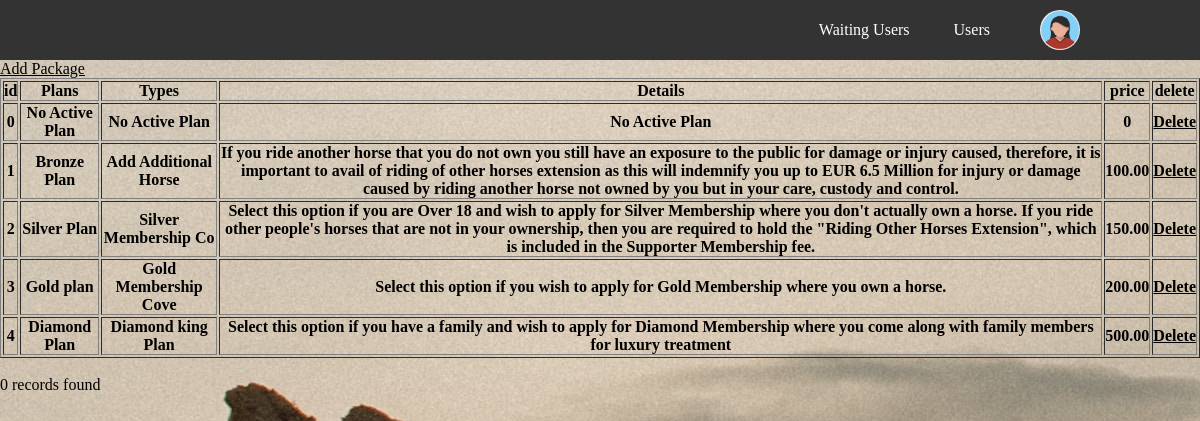
The app's page /listpackage.php (signed in) with its own data.
### tables this page shows
CREATE TABLE `memberplans` (
  `id` int(6) NOT NULL,
  `Plans` varchar(20) NOT NULL,
  `Types` varchar(20) NOT NULL,
  `Details` varchar(1000) NOT NULL,
  `price` varchar(6) NOT NULL
);

### listpackage.php (the view, shortened to what this page needs)
<!DOCTYPE html>
<html lang="en">
<head>
    <link rel="stylesheet" href="navbar.css">
</head>
<body background="11.jpg">
<div class="hero">
    <nav>
      <ul>
        <li><a href="./waitingusers.php">Waiting Users</a></li>
        <li><a href="./listusers.php">Users</a></li>
      </ul>
      <?php
      if (isset($_SESSION['username'])) {
      ?>
        <img width="auto" src="user.png" class="user-pic" alt="" onclick="toggleMenu()">
      <?php
      }
      ?>
    </nav>
  </div>
</body>
</html>
<?php
    $localhost = 'localhost';
    $dbuser = 'phpuser';
    $dbpass = 'phppwd';
    $horse = 'phpclub';
    $cnn = @mysqli_connect($localhost, $dbuser, $dbpass, $horse) or exit('Connection failed.' . mysqli_connect_errno());
    $query = "select * from memberplans";
    $stmt = mysqli_stmt_init($cnn);
    mysqli_stmt_prepare($stmt, $query) or exit('Query Error.' . mysqli_stmt_errno($stmt));
    mysqli_stmt_execute($stmt) or exit('Query Execution failed.' . mysqli_stmt_errno($stmt));
    mysqli_stmt_bind_result($stmt, $id, $Plans, $Types, $Details, $price) or exit('Result storage failed.' . mysqli_stmt_errno($stmt));;
    echo '<th scope="col"><a style="color:black" href="./addplan.php">Add Package</a></th>';
    echo '<table class="table table-striped table-hover" border="1"><tr><th>id</th><th>Plans</th><th>Types</th><th>Details</th><th>price</th><th>delete</th></tr>';
    while (mysqli_stmt_fetch($stmt)) {
      echo '<tr>';
      echo '<th scope="col">' . $id . '</th>';
      echo '<th scope="col">' . $Plans . '</th>';
      echo '<th scope="col">' . $Types . '</th>';
      echo '<th scope="col">' . $Details . '</th>';
      echo '<th scope="col">' . $price . '</th>';
      echo "<th scope='col'><a style='color:black' href='./deleteplan.php?id=$id'>Delete</a></th>";
      echo '</tr>';
    }
    echo '</table><br/>';
    echo mysqli_stmt_num_rows($stmt) . ' records found<br/>';
    ?>

### navbar.css (style rules this page uses)
* { margin: 0; padding: 0; font-family: 'Poppins', 'sans-serif'; box-sizing: border-box; }
.hero { width: 100%; background: #eceaff; color: #525252; }
nav { background: #333; width: 100%; padding: 10px 10%; display: flex; align-items: center; justify-content: space-between; position: relative; }
.user-pic { width: 40px; border-radius: 50%; cursor: pointer; margin-left: 30px; }
nav ul { width: 100%; text-align: right; }
nav ul li { display: inline-block; list-style: none; margin: 10px 20px; }
nav ul li a { color: #fff; text-decoration: none; }

### records on screen
memberplans: id "0", Types "No Active Plan", Details "No Active Plan", price "0"
memberplans: id "1", Plans "Bronze Plan", Types "Add Additional Horse", Details "If you ride another horse that you do not own you still have an exposure to the public for damage or injury caused, therefore, it is important to avail of riding of other horses extension as this will indemnify you up to EUR 6.5 Million for injury or damage caused by riding another horse not owned by you but in your care, custody and control.", price "100.00"
memberplans: id "2", Plans "Silver Plan", Types "Silver Membership Co", Details "Select this option if you are Over 18 and wish to apply for Silver Membership where you don't actually own a horse. If you ride other people's horses that are not in your ownership, then you are required to hold the \"Riding Other Horses Extension\", which is included in the Supporter Membership fee.", price "150.00"
memberplans: id "3", Plans "Gold plan", Types "Gold Membership Cove", Details "Select this option if you wish to apply for Gold Membership where you own a horse.", price "200.00"
memberplans: id "4", Plans "Diamond Plan", Types "Diamond king Plan", Details "Select this option if you have a family and wish to apply for Diamond Membership where you come along with family members for luxury treatment", price "500.00"

### other values on screen
mysqli_stmt_num_rows($stmt) "0"
